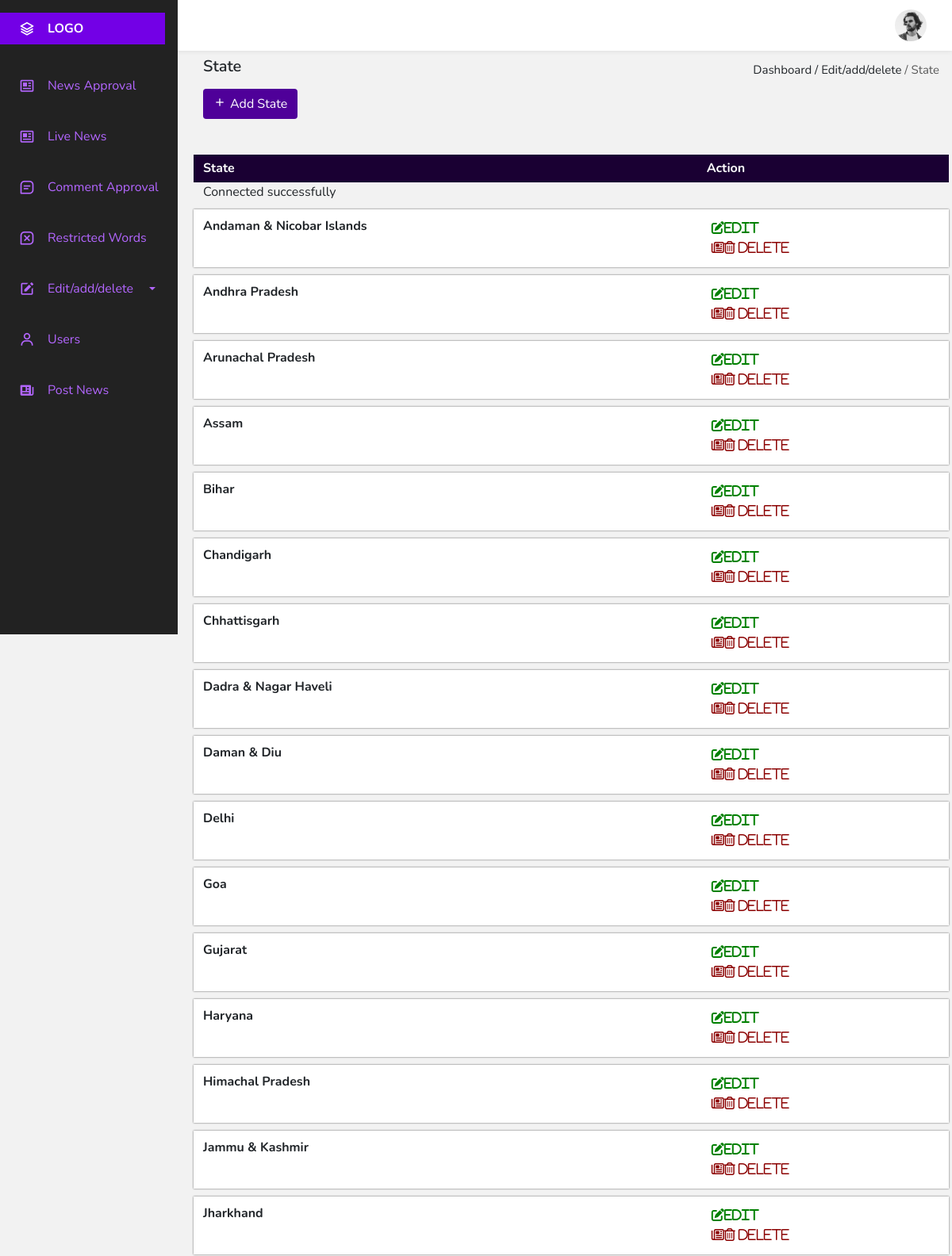
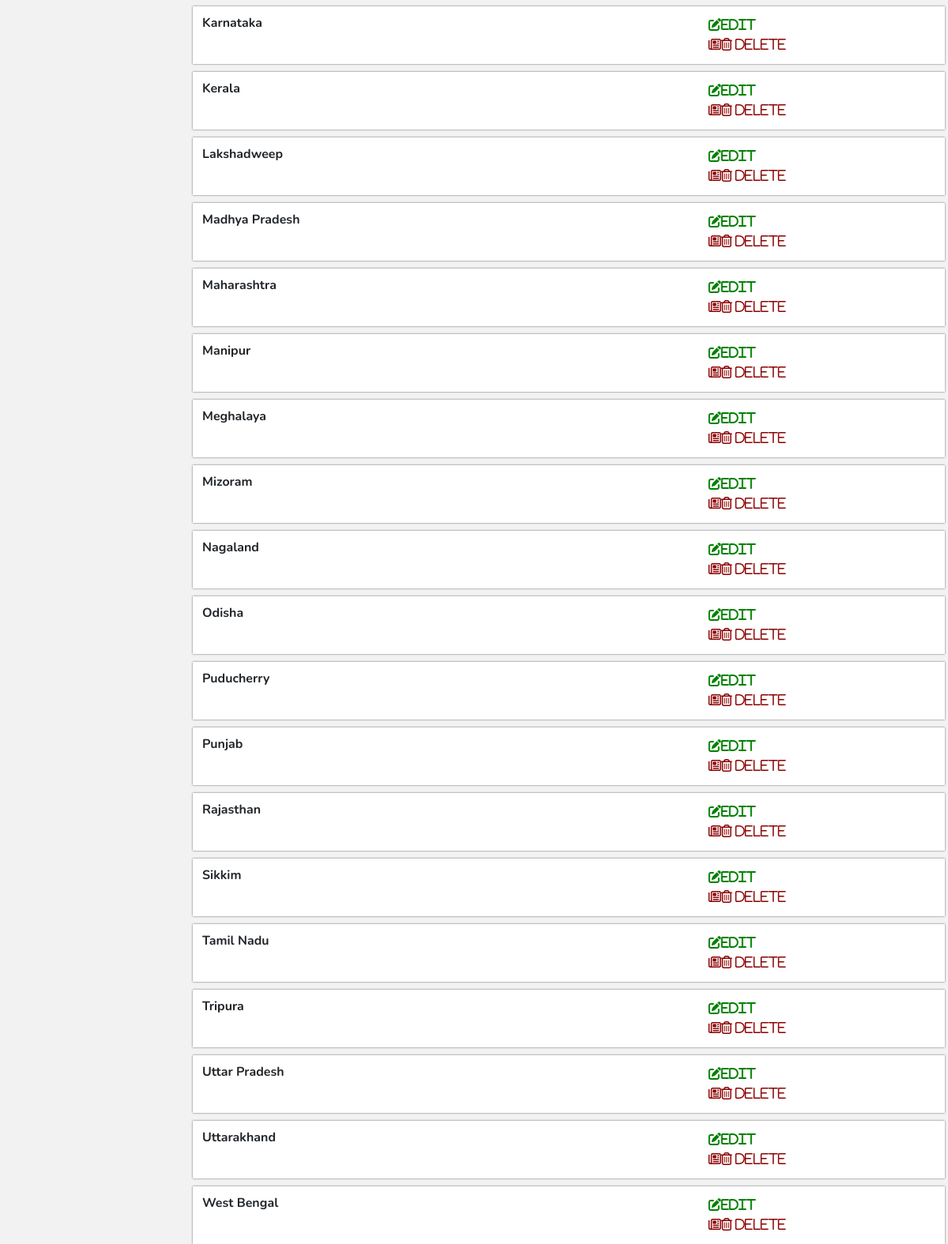
Page /public_html/admin_panel/state.php on the committed database (2 pictures, top to bottom).
### tables this page shows
CREATE TABLE `states` (
  `state_id` int(11) NOT NULL,
  `state` text NOT NULL
);

### public_html/admin_panel/state.php (the view, shortened to what this page needs)
<!DOCTYPE html>
<html lang="en">
<head>
    <link href='https://cdn.jsdelivr.net/npm/boxicons@2.0.5/css/boxicons.min.css' rel='stylesheet'>
    <link href="https://cdn.jsdelivr.net/npm/bootstrap@5.0.0-beta1/dist/css/bootstrap.min.css" rel="stylesheet">
    <link rel="stylesheet" href="style.css">
</head>
<body id="body-pd">
    <header class="header" id="header">
        <div class="header__img">
            <img src="perfil.jpg" alt="">
        </div>
    </header>
    <div class="l-navbar" id="nav-bar">
        <nav class="nav">
            <div>
                <a href="#" class="nav__logo">
                    <i class='bx bx-layer nav__logo-icon'></i>
                    <span class="nav__logo-name">LOGO</span>
                </a>
                <div class="nav__list">
                    <a href="index.php" class="nav__link">
                        <i class='bx bx-news nav__icon'></i>
                        <span class="nav__name">News Approval</span>
                    </a>
                    <a href="live_news.php" class="nav__link">
                        <i class='bx bx-news nav__icon'></i>
                        <span class="nav__name">Live News</span>
                    </a>
                    <a href="comment.php" class="nav__link">
                        <i class='bx bx-message-square-detail nav__icon'></i>
                        <span class="nav__name">Comment Approval</span>
                    </a>
                    <a href="restricted.php" class="nav__link">
                        <i class='bx bx-message-square-x nav__icon'></i>
                        <span class="nav__name">Restricted Words</span>
                    </a>
                    <a class=" nav__link nav-link dropdown-toggle nav__line1" href="#" id="navbarDropdown" role="button" data-bs-toggle="dropdown" aria-expanded="false">
                        <i class='bx bxs-edit nav__icon'></i>
                        <span class="nav__name">Edit/add/delete</span>
                    </a>
                    <a href="user.php" class="nav__link">
                        <i class='bx bx-user nav__icon'></i>
                        <span class="nav__name">Users</span>
                    </a>
                <a href="postNews.php" class="nav__link">
                    <i class='bx bxs-news nav__icon'></i>
                    <span class="nav__name">Post News</span>
                </a>
            </div>
        </div>
    </nav>
</div>
<section id="tab1">
    <div class="navbar">
        <div class="navbar-left">
            <h5>State</h5>
        </div>
        <div class="navbar-right">
            <p>Dashboard / Edit/add/delete <span class="p-span">/ State</span></p>
        </div>
    </div>
    <button class="btn res-btn" onclick="togglePopup1()"><i class='bx bx-plus'></i>Add State</button>
    <div class="row title-sec">
        <div class="col">
            <h6>State</h6>
        </div>
        <div class="col-4">
            <h6>Action</h6>
        </div>
    </div>
    <?php
    include 'db.php';
    $state = mysqli_query($con, "SELECT * FROM states ORDER BY state");
    while ($row = mysqli_fetch_array($state)) {
        ?>
        <div class="row">
            <div class="col-12 table1">
                <div class="row row1">
                    <div class="col">
                        <h6 class="h6-1"><?php echo $row['state']; ?></h6>
                    </div>
                    <div class="col-4">
                        <button class="action-btn1" id="edit-state" onclick="togglePopup(<?php echo $row['state_id']; ?>)" ><i class="fas fa-edit fas-lg">Edit</i></button>
                        <button class="action-btn2" onclick="return confirm('Are you sure to Delete?')" ><a href="delete_state.php?msg=<?php echo $row['state_id']; ?>" class="title-a">
                            <i class="far fa-newspaper"><i class="far fa-trash-alt fas-lg"></i>Delete</i></a></button>
                        </div>
                    </div>
                </div>
        </div>
        <?php } ?>
    </section>
</body></html>

### public_html/admin_panel/style.css (style rules this page uses)
:root { --header-height: 3rem; --nav-width: 224px; --first-color: #4723D9; --first-color-light: #AFA5D9; --white-color: #F7F6FB; --body-font: 'Nunito', sans-serif; --normal-font-size: 1rem; --z-fixed: 100; }
body { position: relative; margin: var(--header-height) 0 0 0; padding: 0 1rem; font-family: var(--body-font); font-size: var(--normal-font-size); transition: .5s; }
a { text-decoration: none; }
.header { width: 100%; height: var(--header-height); position: fixed; top: 0; left: 0; display: flex; align-items: center; justify-content: space-between; padding: 0 1rem; background-color: var(--white-color); z-index: var(--z-fixed); transition: .5s; }
.header__img { width: 35px; height: 35px; display: flex; justify-content: center; border-radius: 50%; overflow: hidden; }
.header__img img { width: 40px; }
.l-navbar { position: fixed; top: 0; left: -30%; width: var(--nav-width); height: 100vh; background: #222222; padding: .5rem 1rem 0 0; transition: .5s; z-index: var(--z-fixed); }
.nav { height: 100%; display: flex; flex-direction: column; justify-content: space-between; overflow: hidden; }
.nav__logo, .nav__link { display: grid; grid-template-columns: max-content max-content; align-items: center; column-gap: 1rem; padding: .5rem 0 .5rem 1.5rem; }
.nav__line1 { display: flex; }
.nav__logo { background: #7300e6; margin-bottom: 2rem; }
.nav__logo-icon { font-size: 1.25rem; color: #fff; }
.nav__logo-name { color: #fff; font-weight: 700; }
.nav__link { position: relative; color: #b366ff; margin-bottom: 1.5rem; transition: .3s; }
.nav__icon { font-size: 1.25rem; }
@media screen and (min-width: 768px) { body { margin: calc(var(--header-height) + 1rem) 0 0 0; padding-left: calc(var(--nav-width) + 2rem); background-color: #f2f2f2; } }
@media screen and (min-width: 768px) { .header { height: calc(var(--header-height) + 1rem); padding: 0 2rem 0 calc(var(--nav-width) + 2rem); background-color: #fff; box-shadow: 0px 0px 6px #d9d9d9; } }
@media screen and (min-width: 768px) { .header__img { width: 40px; height: 40px; } }
@media screen and (min-width: 768px) { .header__img img { width: 45px; } }
@media screen and (min-width: 768px) { .l-navbar { left: 0; padding: 1rem 1rem 0 0; } }
@media screen and (min-width: 768px) { #tab1 .navbar-left h5 { font-weight: 600; } }
@media screen and (min-width: 768px) { #tab1 .navbar-right p { font-size: 15px; margin-bottom: 0; } }
@media screen and (min-width: 768px) { #tab1 .p-span { color: #595959 } }
@media screen and (min-width: 768px) { #tab1 .title-sec { margin-top: 45px; background: #1a0033; color: #fff; padding: 8px 0 0 0; } }
@media screen and (min-width: 768px) { #tab1 .title-sec h6 { font-weight: bold; } }
@media screen and (min-width: 768px) { #tab1 .table1 { background-color: #fff; margin-top: 10px; box-shadow: 0px 0px 2px #595959; } }
@media screen and (min-width: 768px) { .h6-1 { font-weight: bold; margin-bottom: 0; } }
@media screen and (min-width: 768px) { #tab1 .table1 h6 { margin-bottom: 0; } }
@media screen and (min-width: 768px) { #tab1 .row1 { padding: 12px 0; } }
@media screen and (min-width: 768px) { #tab1 .action-btn1, #tab1 .action-btn2, #tab1 .action-btn { border: none; background: none; outline: none; font-size: 15px; } }
@media screen and (min-width: 768px) { #tab1 .action-btn1 i { font-size: 16px; margin-right: 4px; color: green; } }
@media screen and (min-width: 768px) { #tab1 .action-btn2 i { font-size: 16px; margin-right: 4px; color: darkred; } }
@media screen and (min-width: 768px) { .res-btn { background: #4f0099; color: #fff; } }
@media screen and (min-width: 768px) { .res-btn i { margin-right: 5px; } }
@media screen and (min-width: 768px) { .title-a { text-decoration: none; color: black; } }

### rows in the picture
states: state "Andaman & Nicobar Islands"
states: state "Andhra Pradesh"
states: state "Arunachal Pradesh"
states: state "Assam"
states: state "Bihar"
states: state "Chandigarh"
states: state "Chhattisgarh"
states: state "Dadra & Nagar Haveli"
states: state "Daman & Diu"
states: state "Delhi"
states: state "Goa"
states: state "Gujarat"
states: state "Haryana"
states: state "Himachal Pradesh"
states: state "Jammu & Kashmir"
states: state "Jharkhand"
states: state "Karnataka"
states: state "Kerala"
states: state "Lakshadweep"
states: state "Madhya Pradesh"
states: state "Maharashtra"
states: state "Manipur"
states: state "Meghalaya"
states: state "Mizoram"
states: state "Nagaland"
states: state "Odisha"
states: state "Puducherry"
states: state "Punjab"
states: state "Rajasthan"
states: state "Sikkim"
states: state "Tamil Nadu"
states: state "Tripura"
states: state "Uttar Pradesh"
states: state "Uttarakhand"
states: state "West Bengal"
